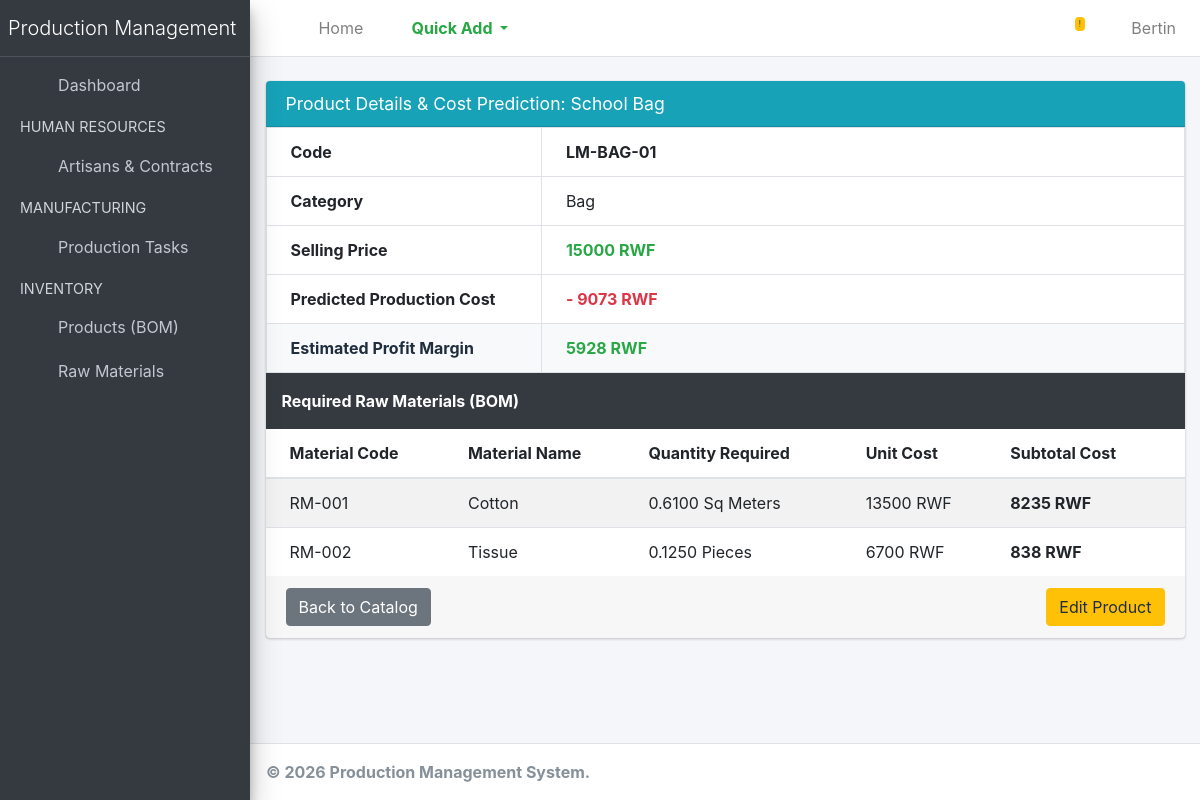
The page /inventory/products/1/ (signed in) on the database as committed earlier.
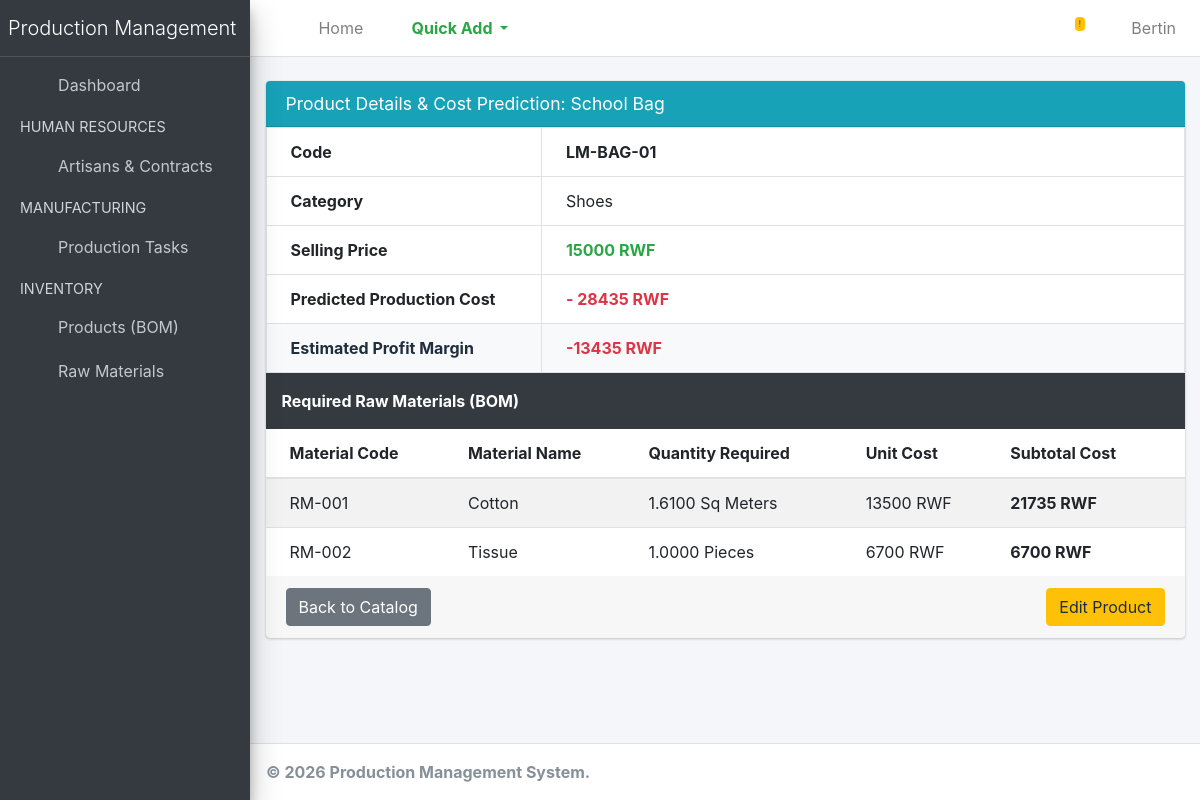
The same page on the database as committed later.
### inventory/models.py (models this page shows, shortened)
class Product(models.Model):
    code = models.CharField(max_length=20, unique=True, help_text="e.g., LM-BAG-01")
    name = models.CharField(max_length=100, help_text="e.g., Handcrafted Leather Tote")
    category = models.CharField(max_length=50)
    unit_price = models.DecimalField(max_digits=10, decimal_places=0, help_text="Selling price in RWF")
    materials = models.ManyToManyField(RawMaterial, through='BillOfMaterial', related_name='products')

class RawMaterial(models.Model):
    code = models.CharField(max_length=20, unique=True, help_text="e.g., RM-001")
    name = models.CharField(max_length=100, help_text="e.g., Full Grain Leather")
    unit = models.CharField(max_length=20, help_text="e.g., Sq Meters, Pieces, Spools")
    quantity_in_stock = models.DecimalField(max_digits=10, decimal_places=2, default=0,
                                            validators=[MinValueValidator(0)])
    reorder_level = models.DecimalField(max_digits=10, decimal_places=2, default=0)
    unit_cost = models.DecimalField(max_digits=10, decimal_places=0, help_text="Cost in RWF")

class BillOfMaterial(models.Model):
    product = models.ForeignKey(Product, on_delete=models.CASCADE, related_name='bom_items')
    material = models.ForeignKey(RawMaterial, on_delete=models.PROTECT)
    quantity_per_unit = models.DecimalField(max_digits=10, decimal_places=4, validators=[MinValueValidator(0.0001)])
    class Meta:
        constraints = [
            models.UniqueConstraint(fields=['product', 'material'], name='unique_bom_material')
        ]

### inventory/views.py (the view)
# urls.py: path('products/<int:pk>/', views.product_detail, name='product_detail'),
@login_required
def product_detail(request, pk):
    product = get_object_or_404(Product, pk=pk)
    boms = product.bom_items.all()
    bom_data = []
    total_production_cost = 0
    for bom in boms:
        cost = bom.quantity_per_unit * bom.material.unit_cost
        total_production_cost += cost
        bom_data.append({
            'bom_id': bom.id,
            'material': bom.material,
            'quantity': bom.quantity_per_unit,
            'unit_cost': bom.material.unit_cost,
            'total_cost': cost
        })
    profit = product.unit_price - total_production_cost
    return render(request, 'inventory/product_detail.html', {
        'product': product,
        'bom_data': bom_data,
        'total_production_cost': total_production_cost,
        'profit': profit
    })

### inventory/templates/inventory/product_detail.html
{% extends 'base.html' %}
{% block content %}
<div class="card card-info">
    <div class="card-header">
        <h3 class="card-title">Product Details & Cost Prediction: {{ product.name }}</h3>
    </div>
    <div class="card-body p-0 table-responsive">
        <table class="table table-bordered mb-0">
            <tbody>
                <tr><th style="width: 30%">Code</th><td><strong>{{ product.code }}</strong></td></tr>
                <tr><th>Category</th><td>{{ product.category }}</td></tr>
                <tr><th>Selling Price</th><td class="text-success font-weight-bold">{{ product.unit_price|floatformat:0 }} RWF</td></tr>
                <tr><th>Predicted Production Cost</th><td class="text-danger font-weight-bold">- {{ total_production_cost|floatformat:0 }} RWF</td></tr>
                <tr class="bg-light">
                    <th>Estimated Profit Margin</th>
                    <td class="font-weight-bold {% if profit > 0 %}text-success{% else %}text-danger{% endif %}">
                        {{ profit|floatformat:0 }} RWF
                    </td>
                </tr>
            </tbody>
        </table>
        <div class="p-3 bg-dark text-white">
            <strong>Required Raw Materials (BOM)</strong>
        </div>
        <table class="table table-striped table-hover mb-0">
            <thead>
                <tr>
                    <th>Material Code</th>
                    <th>Material Name</th>
                    <th>Quantity Required</th>
                    <th>Unit Cost</th>
                    <th>Subtotal Cost</th>
                </tr>
            </thead>
            <tbody>
                {% for item in bom_data %}
                <tr>
                    <td>{{ item.material.code }}</td>
                    <td>{{ item.material.name }}</td>
                    <td>{{ item.quantity }} {{ item.material.unit }}</td>
                    <td>{{ item.unit_cost|floatformat:0 }} RWF</td>
                    <td class="font-weight-bold">{{ item.total_cost|floatformat:0 }} RWF</td>
                </tr>
                {% empty %}
                <tr>
                    <td colspan="5" class="text-center text-muted py-4">No material added yet, click Edit to add Recipe for product.</td>
                </tr>
                {% endfor %}
            </tbody>
        </table>
    </div>
    <div class="card-footer">
        <a href="{% url 'inventory:product_list' %}" class="btn btn-secondary">Back to Catalog</a>
        {% if request.user.is_staff %}
            <a href="{% url 'inventory:product_update' product.pk %}" class="btn btn-warning float-right">Edit Product</a>
        {% endif %}
    </div>
</div>
{% endblock %}

Rows that differ between the two databases and show on the page:
changed Product "School Bag": category "Bag" → "Shoes"
changed RawMaterial "RM-001": quantity "0.6100" → "1.6100"; total_cost "8235" → "21735"
changed RawMaterial "RM-002": quantity "0.1250" → "1.0000"; total_cost "838" → "6700"
Other text that changed with them:
{{ total_production_cost|floatformat:0 }}: "9073" → "28435"
{{ profit|floatformat:0 }}: "5928" → "-13435"
